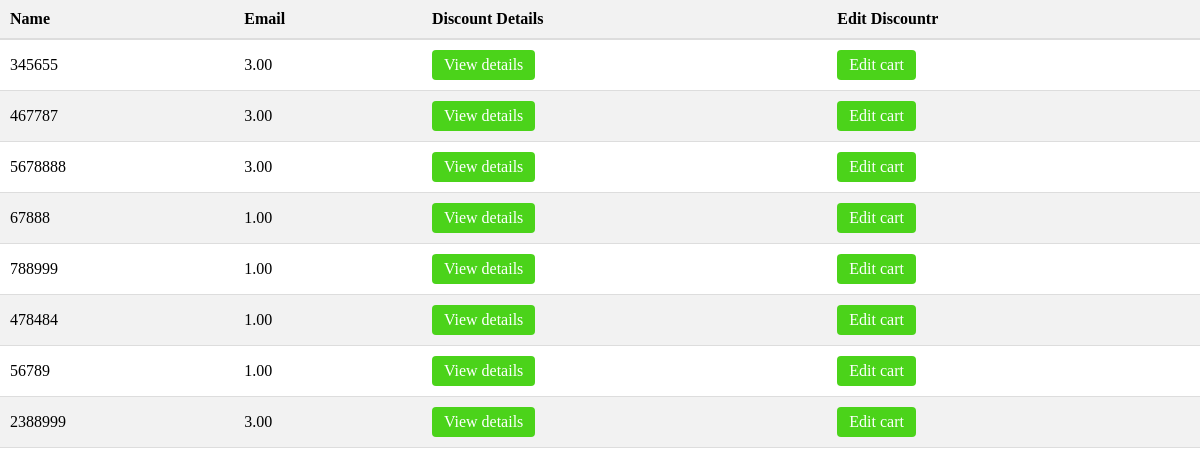
/discount/discount/list, run on an earlier commit of the app's database.
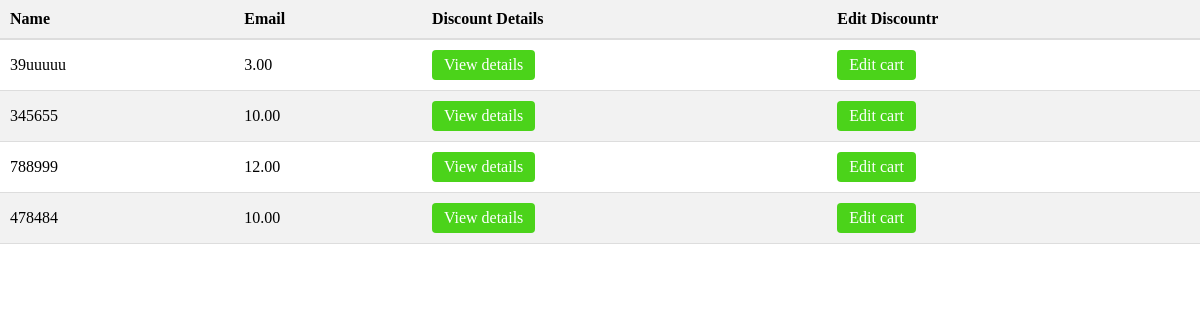
And on a later commit of the database.
### discount/models.py (models this page shows, shortened)
class Discount(models.Model):
    code = models.CharField(max_length=32, unique=True)
    discount_percent = models.DecimalField(max_digits=5, decimal_places=2)

### discount/views.py (the view)
# urls.py: path('discount/list', discount_list, name='discount_list_view'),
def discount_list(request):
    discounts=Discount.objects.all()
    return render(request,'discount/discount_list.html',{'discounts':discounts})

### templates/discount/discount_list.html (shortened to what this page needs)
<!DOCTYPE html>
<html lang="en">
<head>
    {% load static %}
    <link rel="stylesheet" href="{% static 'CSS/product.css' %}">
</head>
<body>
    <table class="product-table">
        <thead>
            <tr>
                <th>Name</th>
                <th>Email</th>
                <th>Discount Details</th>
                <th>Edit Discountr</th>
            </tr>
        </thead>
        <tbody>
            {% for discount in discounts %}
            <tr>
                <td>{{ discount.code }}</td>
                <td>{{ discount.discount_percent }}</td>
                <td>
                    <a href="{% url 'discount_detail_view' id=discount.id %}">View details</a>
                </td>
                <td>
                    <a href="{% url 'discount_edit_view' id=discount.id %}">Edit cart</a>
                </td>
            </tr>
            {% endfor %}
        </tbody>
    </table>
</body>
</html>

What changed in the data, as far as the page shows it:
removed Discount: code "788999", discount_percent "1.00"
removed Discount: code "478484", discount_percent "1.00"
removed Discount: code "56789", discount_percent "1.00"
removed Discount: code "2388999", discount_percent "3.00"
changed Discount: code "345655" → "39uuuuu"
changed Discount (number 2 of 4 on the later page): code "467787" → "345655"; discount_percent "3.00" → "10.00"
changed Discount (number 3 of 4 on the later page): code "5678888" → "788999"; discount_percent "3.00" → "12.00"
changed Discount (number 4 of 4 on the later page): code "67888" → "478484"; discount_percent "1.00" → "10.00"
